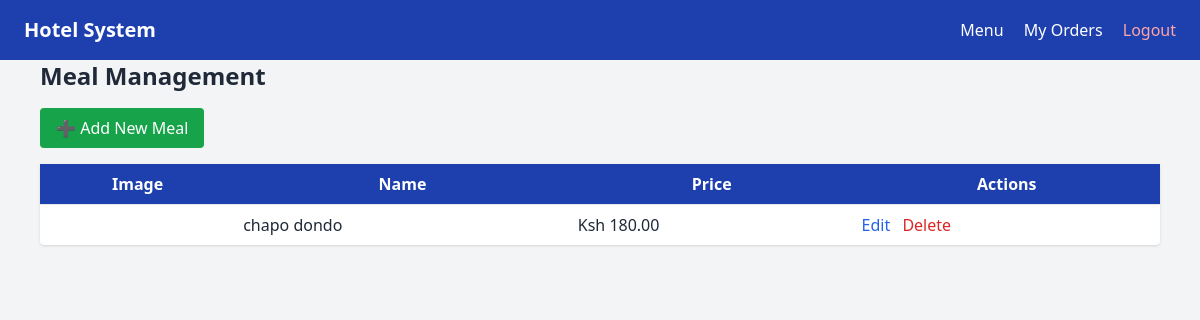
Before: /dashboard/admin/meals/ (signed in) with the older database file.
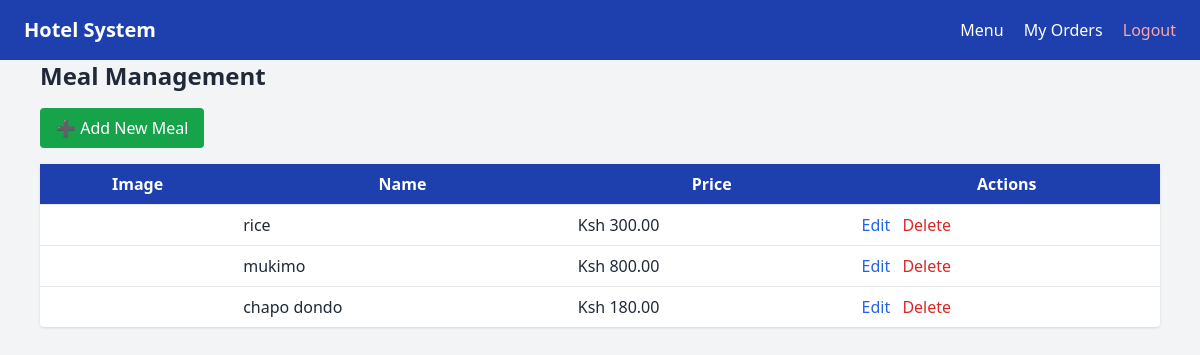
After: the same page with the newer database file.
### core/models.py (models this page shows, shortened)
class Meal(models.Model):
    CATEGORY_CHOICES = [
        ('breakfast', 'Breakfast'),
        ('lunch', 'Lunch'),
        ('dinner', 'Dinner'),
        ('snack', 'Snack'),
        ('drink', 'Drink'),
    ]
    name = models.CharField(max_length=100)
    description = models.TextField(blank=True)
    price = models.DecimalField(max_digits=6, decimal_places=2)
    image = models.ImageField(upload_to='meals/', blank=True, null=True)
    is_available = models.BooleanField(default=True)
    category = models.CharField(max_length=20, choices=CATEGORY_CHOICES, default='lunch')  # ✅ New

### core/views.py (the view)
# urls.py: path('dashboard/admin/meals/', views.admin_meals_view, name='admin_meals'),
@staff_member_required
def admin_meals_view(request):
    meals = Meal.objects.all().order_by('-id')
    return render(request, 'core/admin_meals.html', {'meals': meals})

### core/templates/core/admin_meals.html (shortened to what this page needs)
{% extends 'core/base.html' %}
{% block content %}
<h2 class="text-2xl font-bold mb-4">Meal Management</h2>
<a href="{% url 'add_meal' %}" class="bg-green-600 hover:bg-green-700 text-white px-4 py-2 rounded mb-4 inline-block">
  ➕ Add New Meal
</a>
<table class="w-full bg-white shadow rounded">
  <thead class="bg-blue-800 text-white">
    <tr>
      <th class="p-2">Image</th>
      <th class="p-2">Name</th>
      <th class="p-2">Price</th>
      <th class="p-2">Actions</th>
    </tr>
  </thead>
  <tbody>
    {% for meal in meals %}
    <tr class="border-t">
      <td class="p-2">
      </td>
      <td class="p-2">{{ meal.name }}</td>
      <td class="p-2">Ksh {{ meal.price }}</td>
      <td class="p-2 space-x-2">
        <a href="{% url 'edit_meal' meal.id %}" class="text-blue-600 hover:underline">Edit</a>
        <a href="{% url 'delete_meal' meal.id %}" class="text-red-600 hover:underline">Delete</a>
      </td>
    </tr>
    {% endfor %}
  </tbody>
</table>
{% endblock %}

### core/templates/core/base.html (shortened to what this page needs)
<!DOCTYPE html>
<html lang="en">
<head>
  <script src="https://cdn.tailwindcss.com"></script>
</head>
<body class="bg-gray-100 text-gray-800 font-sans">
<nav class="bg-blue-800 text-white p-4">
  <div class="max-w-6xl mx-auto flex flex-wrap items-center justify-between">
    <div class="font-bold text-xl">Hotel System</div>
    <div class="space-x-4 mt-2 md:mt-0">
      {% if user.is_authenticated %}
        {% if user.role == "onsite_customer" or user.role == "online_customer" %}
          <a href="{% url 'meal_list' %}" class="hover:underline">Menu</a>
          <a href="{% url 'my_orders' %}" class="hover:underline">My Orders</a>
        {% elif user.is_staff %}
          <a href="{% url 'admin_orders' %}" class="hover:underline">Manage Orders</a>
        {% endif %}
        <a href="{% url 'logout' %}" class="hover:underline text-red-300">Logout</a>
      {% else %}
        <a href="{% url 'login' %}" class="hover:underline">Login</a>
      {% endif %}
    </div>
  </div>
</nav>
  <div class="max-w-6xl mx-auto px-4">
    {% block content %}{% endblock %}
  </div>
</body>
</html>

Changed rows visible on the page:
added Meal: name "rice", price "300.00"
added Meal: name "mukimo", price "800.00"
